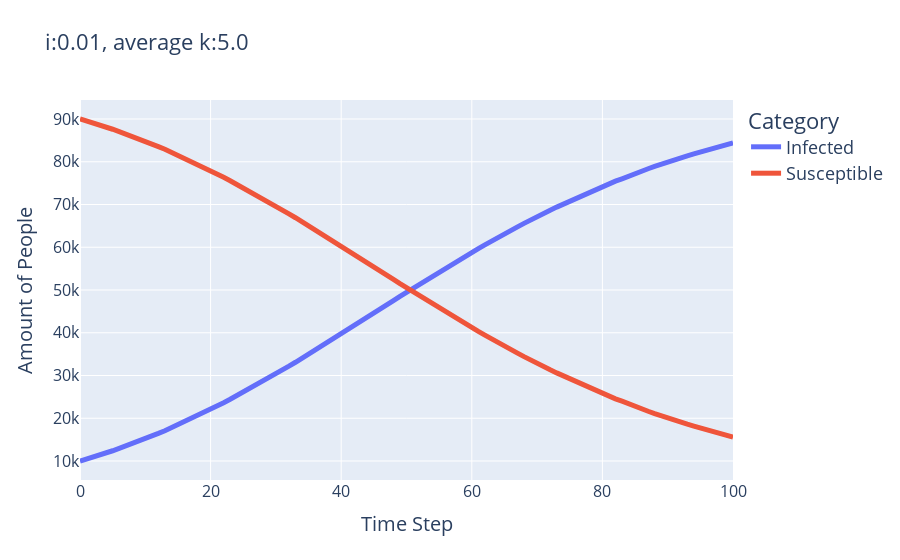
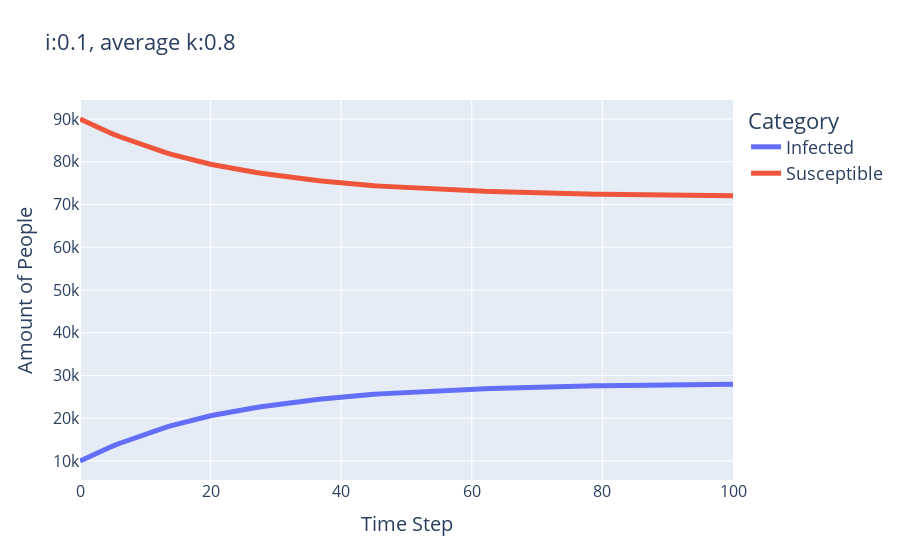

These figures' notebook cell, in order:
### Code cell
titles = [f"i:{case['i']}, average k:{case['average_k']}" for case in cases]
plot_cases_amount(cases, titles)
